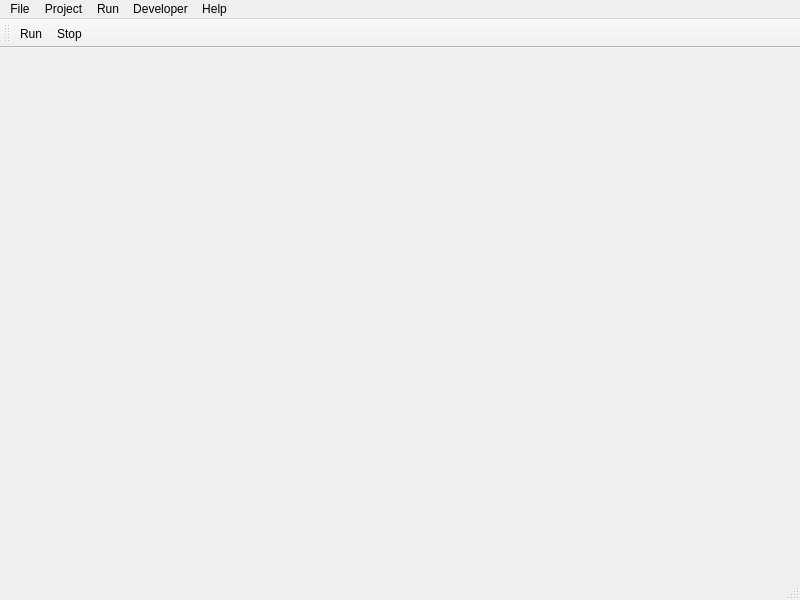
<?xml version="1.0" encoding="UTF-8"?>
<ui version="4.0">
 <class>MainWindow1</class>
 <widget class="QMainWindow" name="MainWindow1">
  <property name="geometry">
   <rect>
    <x>0</x>
    <y>0</y>
    <width>800</width>
    <height>600</height>
   </rect>
  </property>
  <property name="windowTitle">
   <string>MainWindow</string>
  </property>
  <widget class="QWidget" name="centralwidget"/>
  <widget class="QMenuBar" name="menubar">
   <property name="geometry">
    <rect>
     <x>0</x>
     <y>0</y>
     <width>800</width>
     <height>26</height>
    </rect>
   </property>
   <widget class="QMenu" name="menuFile">
    <property name="title">
     <string>File</string>
    </property>
    <widget class="QMenu" name="menuRecent_Projects">
     <property name="title">
      <string>Recent Projects</string>
     </property>
    </widget>
    <addaction name="actionNew_Project"/>
    <addaction name="actionOpen_Project"/>
    <addaction name="actionSave_Project"/>
    <addaction name="actionSave_Project_As"/>
    <addaction name="separator"/>
    <addaction name="menuRecent_Projects"/>
    <addaction name="separator"/>
    <addaction name="actionExamples"/>
    <addaction name="separator"/>
    <addaction name="actionExit"/>
   </widget>
   <widget class="QMenu" name="menuProject">
    <property name="title">
     <string>Project</string>
    </property>
   </widget>
   <widget class="QMenu" name="menuRun">
    <property name="title">
     <string>Run</string>
    </property>
    <addaction name="actionRun"/>
    <addaction name="actionStop"/>
   </widget>
   <widget class="QMenu" name="menuDeveloper">
    <property name="title">
     <string>Developer</string>
    </property>
    <addaction name="actionTest_Module_Interface"/>
    <addaction name="actionUpdate_auto_h_files_for_all_modules"/>
   </widget>
   <widget class="QMenu" name="menuHelp">
    <property name="title">
     <string>Help</string>
    </property>
    <addaction name="actionAbout"/>
   </widget>
   <addaction name="menuFile"/>
   <addaction name="menuProject"/>
   <addaction name="menuRun"/>
   <addaction name="menuDeveloper"/>
   <addaction name="menuHelp"/>
  </widget>
  <widget class="QStatusBar" name="statusbar"/>
  <widget class="QToolBar" name="toolBar">
   <property name="windowTitle">
    <string>toolBar</string>
   </property>
   <attribute name="toolBarArea">
    <enum>TopToolBarArea</enum>
   </attribute>
   <attribute name="toolBarBreak">
    <bool>false</bool>
   </attribute>
   <addaction name="actionRun"/>
   <addaction name="actionStop"/>
  </widget>
  <action name="actionNew_Project">
   <property name="text">
    <string>New Project</string>
   </property>
   <property name="shortcut">
    <string>Ctrl+N</string>
   </property>
  </action>
  <action name="actionOpen_Project">
   <property name="text">
    <string>Open Project...</string>
   </property>
   <property name="shortcut">
    <string>Ctrl+O</string>
   </property>
  </action>
  <action name="actionSave_Project">
   <property name="text">
    <string>Save Project</string>
   </property>
   <property name="shortcut">
    <string>Ctrl+S</string>
   </property>
  </action>
  <action name="actionSave_Project_As">
   <property name="text">
    <string>Save Project As...</string>
   </property>
   <property name="shortcut">
    <string>Ctrl+Shift+S</string>
   </property>
  </action>
  <action name="actionExamples">
   <property name="text">
    <string>Examples...</string>
   </property>
  </action>
  <action name="actionExit">
   <property name="text">
    <string>Exit</string>
   </property>
  </action>
  <action name="actionTest_Module_Interface">
   <property name="text">
    <string>Test Module Interface...</string>
   </property>
  </action>
  <action name="actionUpdate_auto_h_files_for_all_modules">
   <property name="text">
    <string>Update auto.h files for all modules</string>
   </property>
  </action>
  <action name="actionAbout">
   <property name="text">
    <string>About...</string>
   </property>
  </action>
  <action name="actionRun">
   <property name="icon">
    <iconset resource="../xclu.qrc">
     <normaloff>:/builtin_resources/themes/Integrid/icons/run.png</normaloff>:/builtin_resources/themes/Integrid/icons/run.png</iconset>
   </property>
   <property name="text">
    <string>Run</string>
   </property>
  </action>
  <action name="actionStop">
   <property name="icon">
    <iconset resource="../xclu.qrc">
     <normaloff>:/builtin_resources/themes/Integrid/icons/stop.png</normaloff>:/builtin_resources/themes/Integrid/icons/stop.png</iconset>
   </property>
   <property name="text">
    <string>Stop</string>
   </property>
  </action>
  <action name="actiona">
   <property name="text">
    <string>a</string>
   </property>
  </action>
 </widget>
 <resources>
  <include location="../xclu.qrc"/>
 </resources>
 <connections/>
</ui>
